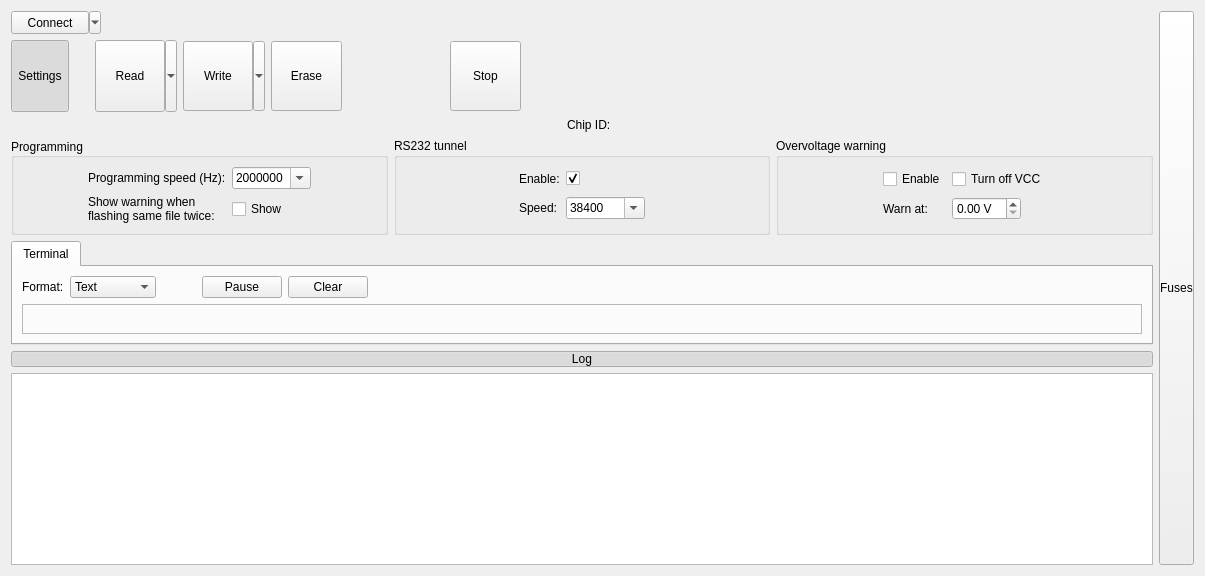
<?xml version="1.0" encoding="UTF-8"?>
<ui version="4.0">
 <class>FullShupitoUI</class>
 <widget class="QWidget" name="FullShupitoUI">
  <property name="geometry">
   <rect>
    <x>0</x>
    <y>0</y>
    <width>1205</width>
    <height>576</height>
   </rect>
  </property>
  <property name="windowTitle">
   <string>Form</string>
  </property>
  <layout class="QHBoxLayout" name="mainLayout">
   <item>
    <layout class="QVBoxLayout" name="verticalLayout">
     <item>
      <layout class="QHBoxLayout" name="topLayout">
       <item>
        <widget class="QToolButton" name="connectButton">
         <property name="sizePolicy">
          <sizepolicy hsizetype="Minimum" vsizetype="Fixed">
           <horstretch>0</horstretch>
           <verstretch>0</verstretch>
          </sizepolicy>
         </property>
         <property name="minimumSize">
          <size>
           <width>90</width>
           <height>23</height>
          </size>
         </property>
         <property name="text">
          <string>Connect</string>
         </property>
         <property name="popupMode">
          <enum>QToolButton::MenuButtonPopup</enum>
         </property>
         <property name="toolButtonStyle">
          <enum>Qt::ToolButtonTextOnly</enum>
         </property>
        </widget>
       </item>
       <item>
        <spacer name="horizontalSpacer_6">
         <property name="orientation">
          <enum>Qt::Horizontal</enum>
         </property>
         <property name="sizeType">
          <enum>QSizePolicy::Fixed</enum>
         </property>
         <property name="sizeHint" stdset="0">
          <size>
           <width>40</width>
           <height>20</height>
          </size>
         </property>
        </spacer>
       </item>
       <item>
        <spacer name="horizontalSpacer">
         <property name="orientation">
          <enum>Qt::Horizontal</enum>
         </property>
         <property name="sizeType">
          <enum>QSizePolicy::Expanding</enum>
         </property>
         <property name="sizeHint" stdset="0">
          <size>
           <width>40</width>
           <height>20</height>
          </size>
         </property>
        </spacer>
       </item>
      </layout>
     </item>
     <item>
      <layout class="QHBoxLayout" name="horizontalLayout">
       <item>
        <widget class="QToolButton" name="settingsBtn">
         <property name="minimumSize">
          <size>
           <width>1</width>
           <height>72</height>
          </size>
         </property>
         <property name="text">
          <string>Settings</string>
         </property>
         <property name="icon">
          <iconset resource="../shupitoicons.qrc">
           <normaloff>:/icons/icons/settings.png</normaloff>:/icons/icons/settings.png</iconset>
         </property>
         <property name="iconSize">
          <size>
           <width>48</width>
           <height>48</height>
          </size>
         </property>
         <property name="checkable">
          <bool>true</bool>
         </property>
         <property name="checked">
          <bool>true</bool>
         </property>
         <property name="popupMode">
          <enum>QToolButton::DelayedPopup</enum>
         </property>
         <property name="toolButtonStyle">
          <enum>Qt::ToolButtonTextUnderIcon</enum>
         </property>
        </widget>
       </item>
       <item>
        <spacer name="horizontalSpacer_8">
         <property name="orientation">
          <enum>Qt::Horizontal</enum>
         </property>
         <property name="sizeType">
          <enum>QSizePolicy::Fixed</enum>
         </property>
         <property name="sizeHint" stdset="0">
          <size>
           <width>20</width>
           <height>20</height>
          </size>
         </property>
        </spacer>
       </item>
       <item>
        <widget class="QToolButton" name="readButton">
         <property name="minimumSize">
          <size>
           <width>82</width>
           <height>72</height>
          </size>
         </property>
         <property name="text">
          <string>Read</string>
         </property>
         <property name="icon">
          <iconset resource="../shupitoicons.qrc">
           <normaloff>:/icons/read_chip.png</normaloff>:/icons/read_chip.png</iconset>
         </property>
         <property name="iconSize">
          <size>
           <width>48</width>
           <height>48</height>
          </size>
         </property>
         <property name="popupMode">
          <enum>QToolButton::MenuButtonPopup</enum>
         </property>
         <property name="toolButtonStyle">
          <enum>Qt::ToolButtonTextUnderIcon</enum>
         </property>
         <property name="arrowType">
          <enum>Qt::NoArrow</enum>
         </property>
        </widget>
       </item>
       <item>
        <widget class="QToolButton" name="writeButton">
         <property name="sizePolicy">
          <sizepolicy hsizetype="Fixed" vsizetype="Fixed">
           <horstretch>0</horstretch>
           <verstretch>0</verstretch>
          </sizepolicy>
         </property>
         <property name="minimumSize">
          <size>
           <width>82</width>
           <height>70</height>
          </size>
         </property>
         <property name="styleSheet">
          <string notr="true"/>
         </property>
         <property name="text">
          <string>Write</string>
         </property>
         <property name="icon">
          <iconset resource="../shupitoicons.qrc">
           <normaloff>:/icons/write_chip.png</normaloff>:/icons/write_chip.png</iconset>
         </property>
         <property name="iconSize">
          <size>
           <width>48</width>
           <height>48</height>
          </size>
         </property>
         <property name="popupMode">
          <enum>QToolButton::MenuButtonPopup</enum>
         </property>
         <property name="toolButtonStyle">
          <enum>Qt::ToolButtonTextUnderIcon</enum>
         </property>
         <property name="autoRaise">
          <bool>false</bool>
         </property>
        </widget>
       </item>
       <item>
        <widget class="QToolButton" name="eraseButton">
         <property name="sizePolicy">
          <sizepolicy hsizetype="Fixed" vsizetype="Fixed">
           <horstretch>0</horstretch>
           <verstretch>0</verstretch>
          </sizepolicy>
         </property>
         <property name="minimumSize">
          <size>
           <width>71</width>
           <height>70</height>
          </size>
         </property>
         <property name="text">
          <string>Erase</string>
         </property>
         <property name="icon">
          <iconset resource="../shupitoicons.qrc">
           <normaloff>:/icons/erase_chip.png</normaloff>:/icons/erase_chip.png</iconset>
         </property>
         <property name="iconSize">
          <size>
           <width>48</width>
           <height>48</height>
          </size>
         </property>
         <property name="toolButtonStyle">
          <enum>Qt::ToolButtonTextUnderIcon</enum>
         </property>
        </widget>
       </item>
       <item>
        <spacer name="horizontalSpacer_5">
         <property name="orientation">
          <enum>Qt::Horizontal</enum>
         </property>
         <property name="sizeType">
          <enum>QSizePolicy::Fixed</enum>
         </property>
         <property name="sizeHint" stdset="0">
          <size>
           <width>13</width>
           <height>20</height>
          </size>
         </property>
        </spacer>
       </item>
       <item>
        <layout class="QHBoxLayout" name="hor_layout">
         <item>
          <widget class="QLabel" name="engineLabel">
           <property name="text">
            <string notr="true"/>
           </property>
           <property name="alignment">
            <set>Qt::AlignLeading|Qt::AlignLeft|Qt::AlignTop</set>
           </property>
          </widget>
         </item>
         <item>
          <layout class="QVBoxLayout" name="vddLayout"/>
         </item>
        </layout>
       </item>
       <item>
        <widget class="QLabel" name="vccLabel">
         <property name="sizePolicy">
          <sizepolicy hsizetype="Fixed" vsizetype="Preferred">
           <horstretch>0</horstretch>
           <verstretch>0</verstretch>
          </sizepolicy>
         </property>
         <property name="minimumSize">
          <size>
           <width>70</width>
           <height>0</height>
          </size>
         </property>
         <property name="font">
          <font>
           <pointsize>12</pointsize>
           <weight>75</weight>
           <bold>true</bold>
          </font>
         </property>
         <property name="toolTip">
          <string>Voltage</string>
         </property>
         <property name="autoFillBackground">
          <bool>false</bool>
         </property>
         <property name="text">
          <string/>
         </property>
         <property name="alignment">
          <set>Qt::AlignCenter</set>
         </property>
        </widget>
       </item>
       <item>
        <widget class="QToolButton" name="startStopBtn">
         <property name="sizePolicy">
          <sizepolicy hsizetype="Fixed" vsizetype="Fixed">
           <horstretch>0</horstretch>
           <verstretch>0</verstretch>
          </sizepolicy>
         </property>
         <property name="minimumSize">
          <size>
           <width>71</width>
           <height>70</height>
          </size>
         </property>
         <property name="styleSheet">
          <string notr="true"/>
         </property>
         <property name="text">
          <string>Stop</string>
         </property>
         <property name="icon">
          <iconset resource="../shupitoicons.qrc">
           <normaloff>:/icons/stop</normaloff>
           <normalon>:/icons/stop</normalon>
           <activeon>:/icons/stop</activeon>:/icons/stop</iconset>
         </property>
         <property name="iconSize">
          <size>
           <width>48</width>
           <height>48</height>
          </size>
         </property>
         <property name="checkable">
          <bool>false</bool>
         </property>
         <property name="popupMode">
          <enum>QToolButton::DelayedPopup</enum>
         </property>
         <property name="toolButtonStyle">
          <enum>Qt::ToolButtonTextUnderIcon</enum>
         </property>
         <property name="autoRaise">
          <bool>false</bool>
         </property>
         <property name="arrowType">
          <enum>Qt::NoArrow</enum>
         </property>
        </widget>
       </item>
       <item>
        <spacer name="horizontalSpacer_3">
         <property name="orientation">
          <enum>Qt::Horizontal</enum>
         </property>
         <property name="sizeType">
          <enum>QSizePolicy::Expanding</enum>
         </property>
         <property name="sizeHint" stdset="0">
          <size>
           <width>40</width>
           <height>20</height>
          </size>
         </property>
        </spacer>
       </item>
      </layout>
     </item>
     <item>
      <layout class="QHBoxLayout" name="toolLayout" stretch="0,0,0,0">
       <item>
        <widget class="QLabel" name="filename">
         <property name="sizePolicy">
          <sizepolicy hsizetype="Fixed" vsizetype="Preferred">
           <horstretch>0</horstretch>
           <verstretch>0</verstretch>
          </sizepolicy>
         </property>
         <property name="text">
          <string>&lt;No file loaded&gt;</string>
         </property>
        </widget>
       </item>
       <item>
        <widget class="QLabel" name="filedate">
         <property name="sizePolicy">
          <sizepolicy hsizetype="Expanding" vsizetype="Preferred">
           <horstretch>0</horstretch>
           <verstretch>0</verstretch>
          </sizepolicy>
         </property>
         <property name="text">
          <string notr="true"/>
         </property>
        </widget>
       </item>
       <item>
        <widget class="QLabel" name="label_2">
         <property name="text">
          <string>Chip ID:</string>
         </property>
        </widget>
       </item>
       <item>
        <widget class="QLabel" name="chipIdLabel">
         <property name="sizePolicy">
          <sizepolicy hsizetype="Expanding" vsizetype="Preferred">
           <horstretch>0</horstretch>
           <verstretch>0</verstretch>
          </sizepolicy>
         </property>
         <property name="text">
          <string notr="true"/>
         </property>
        </widget>
       </item>
      </layout>
     </item>
     <item>
      <layout class="QHBoxLayout" name="horizontalLayout_2">
       <item>
        <widget class="QGroupBox" name="progBox">
         <property name="title">
          <string>Programming</string>
         </property>
         <property name="alignment">
          <set>Qt::AlignLeading|Qt::AlignLeft|Qt::AlignVCenter</set>
         </property>
         <layout class="QGridLayout" name="gridLayout">
          <item row="0" column="1">
           <widget class="QLabel" name="label">
            <property name="sizePolicy">
             <sizepolicy hsizetype="Fixed" vsizetype="Fixed">
              <horstretch>0</horstretch>
              <verstretch>0</verstretch>
             </sizepolicy>
            </property>
            <property name="text">
             <string>Programming speed (Hz):</string>
            </property>
           </widget>
          </item>
          <item row="0" column="2">
           <widget class="QComboBox" name="progSpeedBox">
            <property name="sizePolicy">
             <sizepolicy hsizetype="Fixed" vsizetype="Fixed">
              <horstretch>0</horstretch>
              <verstretch>0</verstretch>
             </sizepolicy>
            </property>
            <property name="editable">
             <bool>true</bool>
            </property>
            <property name="currentIndex">
             <number>3</number>
            </property>
            <property name="sizeAdjustPolicy">
             <enum>QComboBox::AdjustToContents</enum>
            </property>
            <item>
             <property name="text">
              <string>250000</string>
             </property>
            </item>
            <item>
             <property name="text">
              <string>500000</string>
             </property>
            </item>
            <item>
             <property name="text">
              <string>1000000</string>
             </property>
            </item>
            <item>
             <property name="text">
              <string>2000000</string>
             </property>
            </item>
           </widget>
          </item>
          <item row="1" column="1">
           <widget class="QLabel" name="label_4">
            <property name="text">
             <string>Show warning when
flashing same file twice:</string>
            </property>
           </widget>
          </item>
          <item row="1" column="2">
           <widget class="QCheckBox" name="flashWarnBox">
            <property name="text">
             <string>Show</string>
            </property>
           </widget>
          </item>
          <item row="0" column="3">
           <spacer name="horizontalSpacer_12">
            <property name="orientation">
             <enum>Qt::Horizontal</enum>
            </property>
            <property name="sizeHint" stdset="0">
             <size>
              <width>40</width>
              <height>20</height>
             </size>
            </property>
           </spacer>
          </item>
          <item row="0" column="0">
           <spacer name="horizontalSpacer_13">
            <property name="orientation">
             <enum>Qt::Horizontal</enum>
            </property>
            <property name="sizeHint" stdset="0">
             <size>
              <width>40</width>
              <height>20</height>
             </size>
            </property>
           </spacer>
          </item>
         </layout>
        </widget>
       </item>
       <item>
        <widget class="QGroupBox" name="tunnelBox">
         <property name="title">
          <string>RS232 tunnel</string>
         </property>
         <layout class="QGridLayout" name="gridLayout_2">
          <item row="1" column="1">
           <widget class="QLabel" name="label_5">
            <property name="sizePolicy">
             <sizepolicy hsizetype="Fixed" vsizetype="Fixed">
              <horstretch>0</horstretch>
              <verstretch>0</verstretch>
             </sizepolicy>
            </property>
            <property name="text">
             <string>Speed:</string>
            </property>
            <property name="alignment">
             <set>Qt::AlignLeading|Qt::AlignLeft|Qt::AlignVCenter</set>
            </property>
           </widget>
          </item>
          <item row="1" column="2">
           <widget class="QComboBox" name="tunnelSpeedBox">
            <property name="enabled">
             <bool>true</bool>
            </property>
            <property name="sizePolicy">
             <sizepolicy hsizetype="Fixed" vsizetype="Fixed">
              <horstretch>0</horstretch>
              <verstretch>0</verstretch>
             </sizepolicy>
            </property>
            <property name="editable">
             <bool>true</bool>
            </property>
            <property name="sizeAdjustPolicy">
             <enum>QComboBox::AdjustToContents</enum>
            </property>
            <property name="minimumContentsLength">
             <number>1</number>
            </property>
            <item>
             <property name="text">
              <string>38400</string>
             </property>
            </item>
            <item>
             <property name="text">
              <string>57600</string>
             </property>
            </item>
            <item>
             <property name="text">
              <string>115200</string>
             </property>
            </item>
            <item>
             <property name="text">
              <string>500000</string>
             </property>
            </item>
            <item>
             <property name="text">
              <string>1000000</string>
             </property>
            </item>
            <item>
             <property name="text">
              <string>1500000</string>
             </property>
            </item>
            <item>
             <property name="text">
              <string>2000000</string>
             </property>
            </item>
           </widget>
          </item>
          <item row="1" column="3">
           <spacer name="horizontalSpacer_10">
            <property name="orientation">
             <enum>Qt::Horizontal</enum>
            </property>
            <property name="sizeHint" stdset="0">
             <size>
              <width>40</width>
              <height>20</height>
             </size>
            </property>
           </spacer>
          </item>
          <item row="0" column="0">
           <spacer name="horizontalSpacer_11">
            <property name="orientation">
             <enum>Qt::Horizontal</enum>
            </property>
            <property name="sizeHint" stdset="0">
             <size>
              <width>40</width>
              <height>20</height>
             </size>
            </property>
           </spacer>
          </item>
          <item row="0" column="2">
           <widget class="QCheckBox" name="tunnelCheck">
            <property name="text">
             <string/>
            </property>
            <property name="checked">
             <bool>true</bool>
            </property>
            <property name="autoExclusive">
             <bool>false</bool>
            </property>
            <property name="tristate">
             <bool>false</bool>
            </property>
           </widget>
          </item>
          <item row="0" column="1">
           <widget class="QLabel" name="label_6">
            <property name="text">
             <string>Enable:</string>
            </property>
           </widget>
          </item>
         </layout>
        </widget>
       </item>
       <item>
        <widget class="QGroupBox" name="overvccBox">
         <property name="title">
          <string>Overvoltage warning</string>
         </property>
         <layout class="QGridLayout" name="gridLayout_3">
          <item row="1" column="1">
           <widget class="QLabel" name="label_3">
            <property name="text">
             <string>Warn at:</string>
            </property>
           </widget>
          </item>
          <item row="1" column="2">
           <widget class="QDoubleSpinBox" name="over_val">
            <property name="sizePolicy">
             <sizepolicy hsizetype="Fixed" vsizetype="Fixed">
              <horstretch>0</horstretch>
              <verstretch>0</verstretch>
             </sizepolicy>
            </property>
            <property name="suffix">
             <string> V</string>
            </property>
            <property name="value">
             <double>0.000000000000000</double>
            </property>
           </widget>
          </item>
          <item row="0" column="1">
           <widget class="QCheckBox" name="over_enable">
            <property name="text">
             <string>Enable</string>
            </property>
           </widget>
          </item>
          <item row="0" column="2">
           <widget class="QCheckBox" name="over_turnoff">
            <property name="enabled">
             <bool>true</bool>
            </property>
            <property name="text">
             <string>Turn off VCC</string>
            </property>
           </widget>
          </item>
          <item row="0" column="3">
           <spacer name="horizontalSpacer_2">
            <property name="orientation">
             <enum>Qt::Horizontal</enum>
            </property>
            <property name="sizeHint" stdset="0">
             <size>
              <width>40</width>
              <height>20</height>
             </size>
            </property>
           </spacer>
          </item>
          <item row="0" column="0">
           <spacer name="horizontalSpacer_9">
            <property name="orientation">
             <enum>Qt::Horizontal</enum>
            </property>
            <property name="sizeHint" stdset="0">
             <size>
              <width>40</width>
              <height>20</height>
             </size>
            </property>
           </spacer>
          </item>
         </layout>
        </widget>
       </item>
      </layout>
     </item>
     <item>
      <widget class="QTabWidget" name="memTabs">
       <property name="currentIndex">
        <number>0</number>
       </property>
       <widget class="QWidget" name="tab">
        <attribute name="title">
         <string>Terminal</string>
        </attribute>
        <layout class="QVBoxLayout" name="verticalLayout_2">
         <item>
          <layout class="QHBoxLayout" name="horizontalLayout_3">
           <item>
            <widget class="QLabel" name="label_7">
             <property name="text">
              <string>Format:</string>
             </property>
            </widget>
           </item>
           <item>
            <widget class="QComboBox" name="fmtBox">
             <property name="sizeAdjustPolicy">
              <enum>QComboBox::AdjustToContents</enum>
             </property>
             <item>
              <property name="text">
               <string>Text</string>
              </property>
             </item>
             <item>
              <property name="text">
               <string>Hex dump</string>
              </property>
             </item>
            </widget>
           </item>
           <item>
            <spacer name="horizontalSpacer_15">
             <property name="orientation">
              <enum>Qt::Horizontal</enum>
             </property>
             <property name="sizeType">
              <enum>QSizePolicy::Fixed</enum>
             </property>
             <property name="sizeHint" stdset="0">
              <size>
               <width>40</width>
               <height>20</height>
              </size>
             </property>
            </spacer>
           </item>
           <item>
            <widget class="QPushButton" name="pauseBtn">
             <property name="text">
              <string>Pause</string>
             </property>
             <property name="checkable">
              <bool>true</bool>
             </property>
            </widget>
           </item>
           <item>
            <widget class="QPushButton" name="clearBtn">
             <property name="text">
              <string>Clear</string>
             </property>
            </widget>
           </item>
           <item>
            <spacer name="horizontalSpacer_14">
             <property name="orientation">
              <enum>Qt::Horizontal</enum>
             </property>
             <property name="sizeHint" stdset="0">
              <size>
               <width>40</width>
               <height>20</height>
              </size>
             </property>
            </spacer>
           </item>
          </layout>
         </item>
         <item>
          <widget class="Terminal" name="terminal">
           <property name="frameShape">
            <enum>QFrame::StyledPanel</enum>
           </property>
           <property name="frameShadow">
            <enum>QFrame::Raised</enum>
           </property>
          </widget>
         </item>
        </layout>
       </widget>
      </widget>
     </item>
     <item>
      <widget class="QPushButton" name="hideLogBtn">
       <property name="styleSheet">
        <string notr="true">padding:0px</string>
       </property>
       <property name="text">
        <string>Log</string>
       </property>
       <property name="checkable">
        <bool>true</bool>
       </property>
       <property name="checked">
        <bool>true</bool>
       </property>
       <property name="flat">
        <bool>false</bool>
       </property>
      </widget>
     </item>
     <item>
      <widget class="QPlainTextEdit" name="logText">
       <property name="readOnly">
        <bool>true</bool>
       </property>
      </widget>
     </item>
    </layout>
   </item>
   <item>
    <widget class="RotateButton" name="hideFusesBtn">
     <property name="sizePolicy">
      <sizepolicy hsizetype="Minimum" vsizetype="Expanding">
       <horstretch>0</horstretch>
       <verstretch>0</verstretch>
      </sizepolicy>
     </property>
     <property name="styleSheet">
      <string notr="true">padding: 0px</string>
     </property>
     <property name="text">
      <string>Fuses</string>
     </property>
     <property name="checkable">
      <bool>true</bool>
     </property>
     <property name="flat">
      <bool>false</bool>
     </property>
    </widget>
   </item>
  </layout>
 </widget>
 <customwidgets>
  <customwidget>
   <class>RotateButton</class>
   <extends>QPushButton</extends>
   <header location="global">src/ui/rotatebutton.h</header>
  </customwidget>
  <customwidget>
   <class>Terminal</class>
   <extends>QFrame</extends>
   <header>../src/ui/terminal.h</header>
   <container>1</container>
  </customwidget>
 </customwidgets>
 <resources>
  <include location="../shupitoicons.qrc"/>
 </resources>
 <connections/>
</ui>
